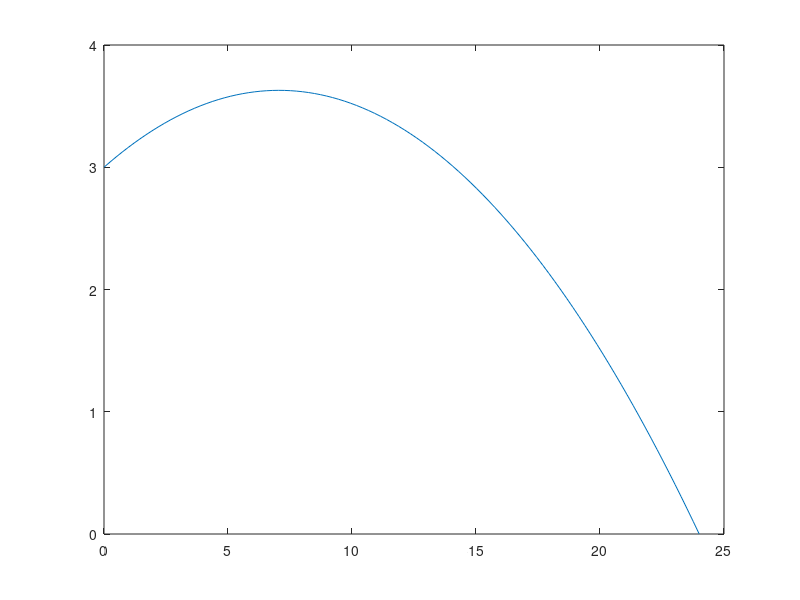

Here is the MATLAB script that generated this plot:
% Solving for the launch angle
close all;

y0 = 3; % m
v = 20; % m/s;
x = 24; % target x
g = 9.8;

a = 20; % 20 degrees
a = a/180*pi; % convert to radians

for (i = 1:10)
    fa = y0 + x * tan(a) - (1/2)*g*x^2/v^2 / ( cos(a) )^2;
    fpa = x * (sec(a))^2 - g*x^2/v^2 * sin(a)/( cos(a) )^3;
    
    c = a - fa/fpa;
    
    a = c
    
end

a_deg = a * 180/pi

% draw the graph 
x = linspace(0, 24);
y = y0 + x * tan(a) - (1/2)*g*x.^2/v^2 / ( cos(a) )^2;
plot(x, y);
